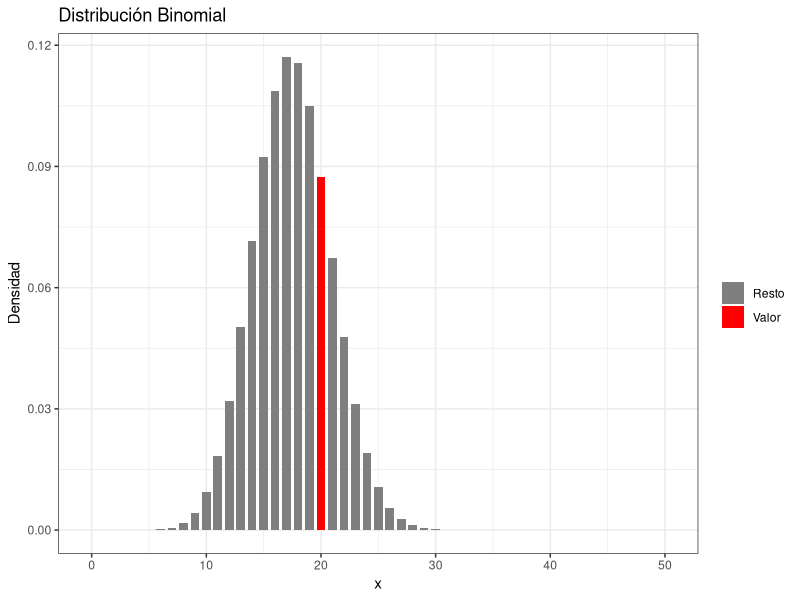
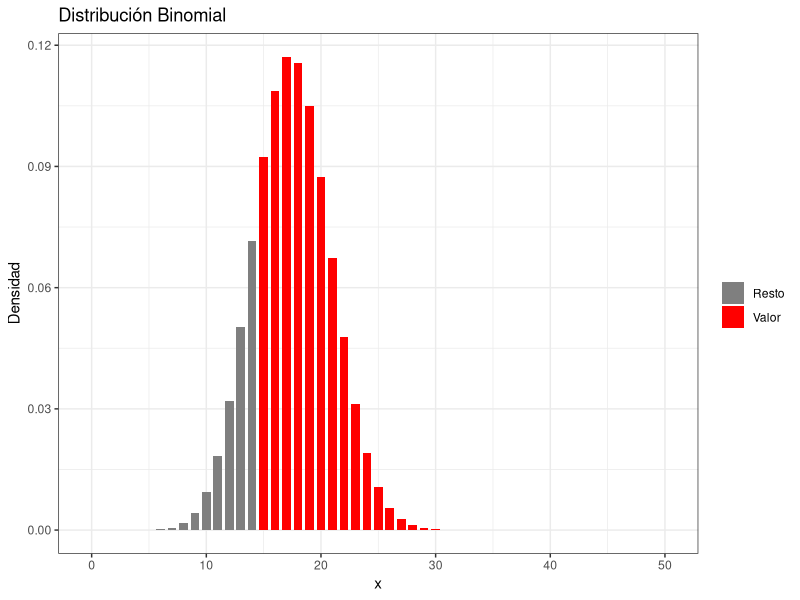
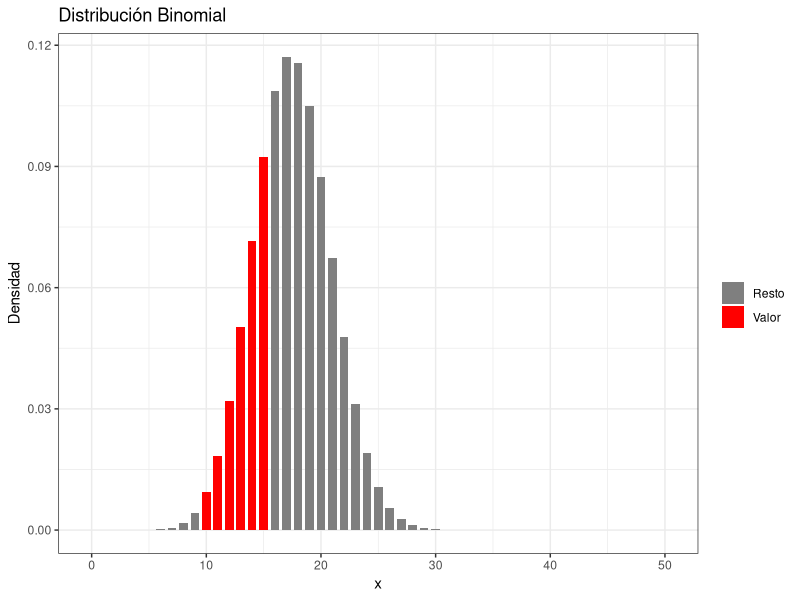
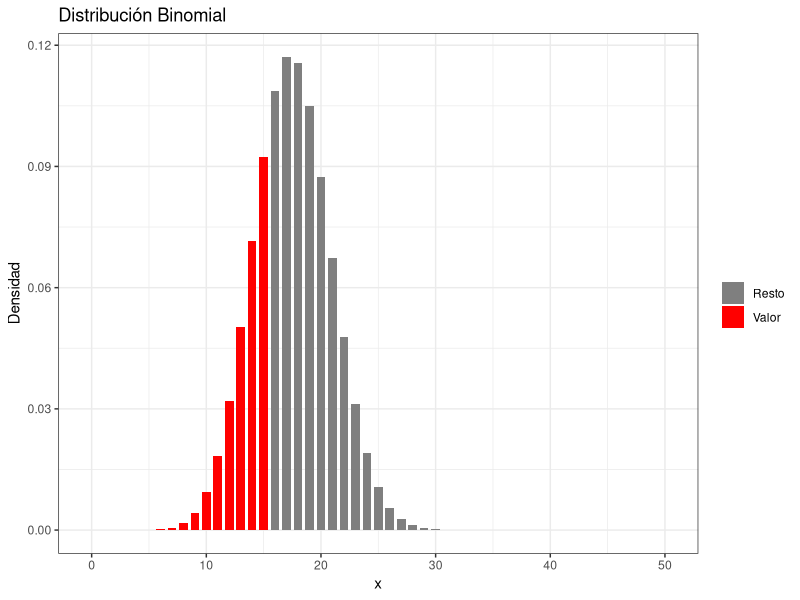
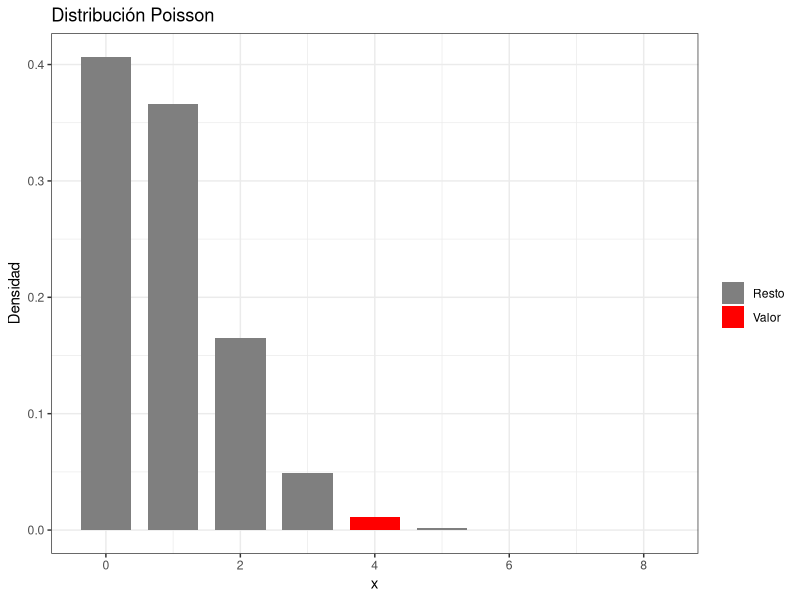
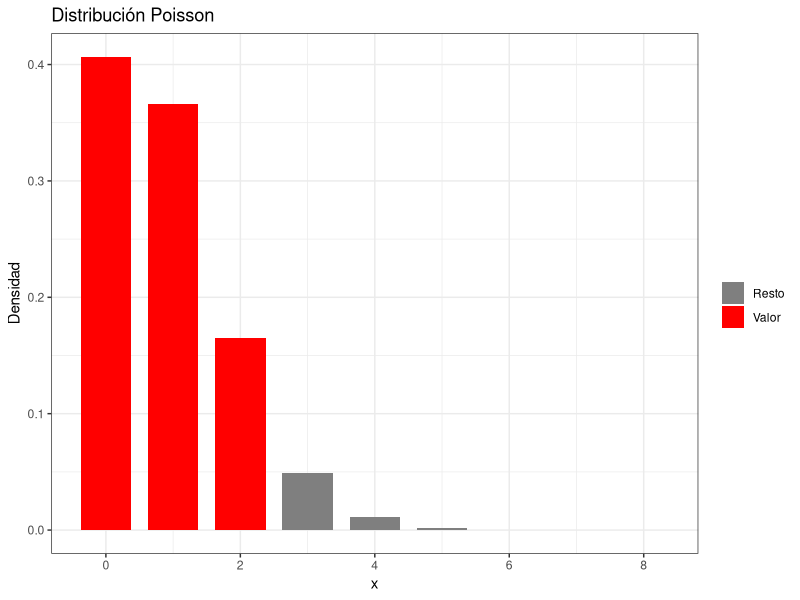
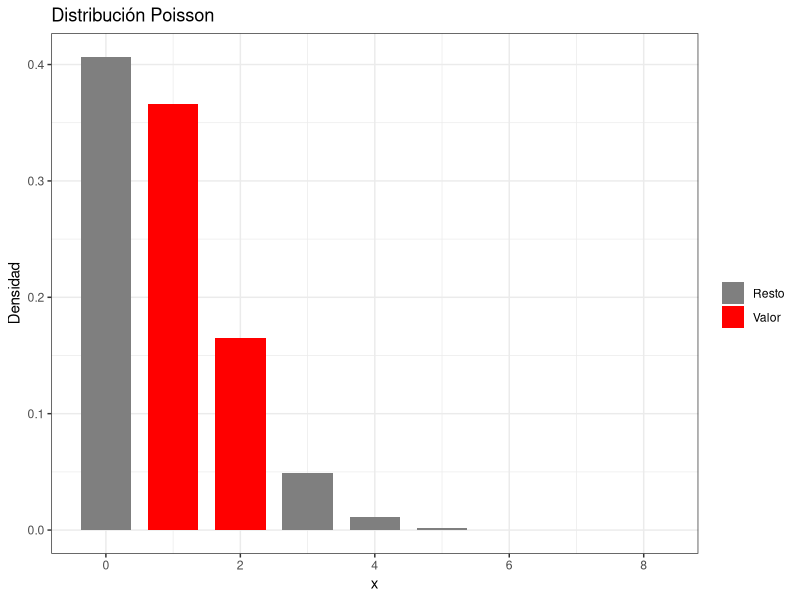
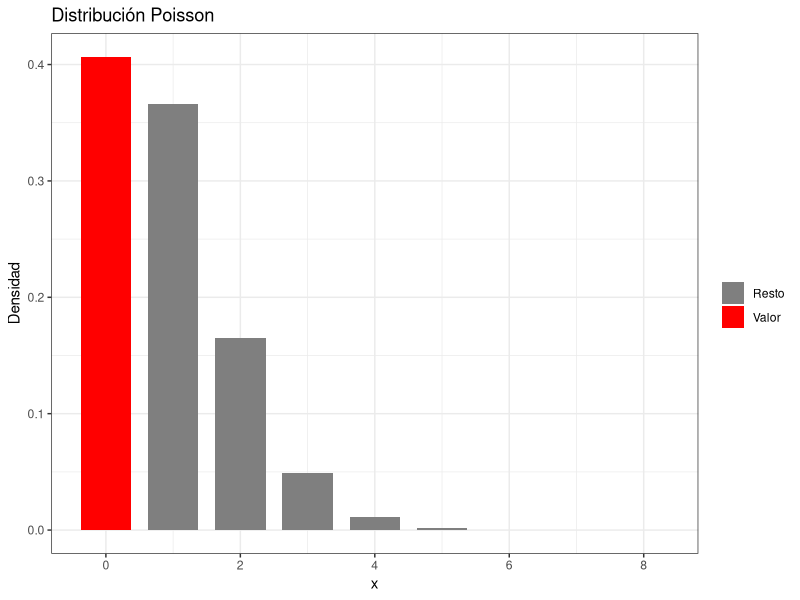

Write R code to recreate these figures, in order.
## ---- chunk 1
library(tidyverse)
library(ggplot2)
## ---- chunk 2
n = 50
p = 0.35
valor = 20
dbinom(valor, size = n, prob = p)
## ---- chunk 3
rango = 0:n
df = data.frame(x = rango, y = dbinom(rango, size = n, prob = p))
ggplot(df, aes(x = x, y = y, fill = factor(ifelse(x == valor, "Valor", "Resto")))) +
  geom_bar(stat = "identity", width = 0.75) + xlab("x") + ylab("Densidad") +
  ggtitle("Distribución Binomial") +
  scale_fill_manual(name = "", values = c("grey50", "red")) + theme_bw()
## ---- chunk 4
valor = 14
pbinom(valor, size = n, prob = p, lower.tail = FALSE)
## ---- chunk 5
1 - pbinom(valor, size = n, prob = p)
## ---- chunk 6
ggplot(df, aes(x = x, y = y, fill = factor(ifelse(x > valor, "Valor", "Resto")))) +
  geom_bar(stat = "identity", width=0.75) + xlab("x") + ylab("Densidad") +
  ggtitle("Distribución Binomial") +
  scale_fill_manual(name = "", values = c("grey50", "red")) + theme_bw()
## ---- chunk 7
valor1 = 15
valor2 = 9
pbinom(valor1, size = n, prob = p) - pbinom(valor2, size = n, prob = p)
## ---- chunk 8
ggplot(df, aes(x = x, y = y, fill = factor(ifelse(x >= valor2 + 1 & x <= valor1, "Valor", "Resto")))) +
  geom_bar(stat = "identity", width = 0.75) + xlab("x") + ylab("Densidad") +
  ggtitle("Distribución Binomial") +
  scale_fill_manual(name = "", values=c("grey50", "red")) + theme_bw()
## ---- chunk 9
a = 0.30
qbinom(a, size = n, prob = p)
## ---- chunk 10
ggplot(df, aes(x = x, y = y, fill = factor(ifelse(cumsum(y) <= a, "Valor", "Resto")))) +
  geom_bar(stat = "identity", width = 0.75) + xlab("x") + ylab("Densidad") +
  ggtitle("Distribución Binomial") +
  scale_fill_manual(name = "", values = c("grey50", "red")) + theme_bw()
## ---- chunk 11
rbinom(10, size = n, prob = p)
## ---- chunk 12
set.seed(1) #Se fija la semilla para producir los mismos valores
rbinom(10, size = n, prob = p)
set.seed(1)
rbinom(10, size = n, prob = p)
set.seed(2)
rbinom(10, size = n, prob = p)
## ---- chunk 13
lambda = 0.90
valor = 4
dpois(valor, lambda = lambda)
## ---- chunk 14
rango = 0:8
df = data.frame(x = rango, y = dpois(rango, lambda = lambda))
ggplot(df, aes(x = x, y = y, fill = factor(ifelse(x == valor, "Valor", "Resto")))) +
  geom_bar(stat = "identity", width = 0.75) + xlab("x") + ylab("Densidad") +
  ggtitle("Distribución Poisson") +
  scale_fill_manual(name = "", values=c("grey50", "red")) + theme_bw()
## ---- chunk 15
valor = 2
ppois(valor, lambda = lambda)
## ---- chunk 16
ggplot(df, aes(x = x, y = y, fill = factor(ifelse(x <= valor, "Valor", "Resto")))) +
  geom_bar(stat = "identity", width = 0.75) + xlab("x") + ylab("Densidad") +
  ggtitle("Distribución Poisson") +
  scale_fill_manual(name = "", values=c("grey50", "red")) + theme_bw()
## ---- chunk 17
valor1 = 2
valor2 = 0
ppois(valor1, lambda = lambda) - ppois(valor2, lambda = lambda)
## ---- chunk 18
ggplot(df, aes(x = x, y = y, fill = factor(ifelse(x >= valor2 + 1 & x <= valor1, "Valor", "Resto")))) +
  geom_bar(stat = "identity", width = 0.75) + xlab("x") + ylab("Densidad") +
  ggtitle("Distribución Poisson") +
  scale_fill_manual(name = "", values=c("grey50", "red")) + theme_bw()
## ---- chunk 19
a = 0.50
qpois(a, lambda = lambda)
## ---- chunk 20
ggplot(df, aes(x = x, y = y, fill = factor(ifelse(cumsum(y) <= a, "Valor", "Resto")))) +
  geom_bar(stat = "identity", width = 0.75) + xlab("x") + ylab("Densidad") +
  ggtitle("Distribución Poisson") +
  scale_fill_manual(name = "", values=c("grey50", "red")) + theme_bw()
## ---- chunk 21
r = 8
rpois(r, lambda = lambda)
## ---- chunk 22
media = 3
desv.tip = 0.30
valor1 = 3
valor2 = 2.8
pnorm(valor1, mean = media, sd = desv.tip) - pnorm(valor2, mean = media, sd = desv.tip)
## ---- chunk 23
rango = c(media - 3 * desv.tip, media + 3 * desv.tip)
ggplot(data.frame(x = rango), aes(x = rango)) +
  stat_function(fun = dnorm, n = 101, args = list(mean = media, sd = desv.tip)) +
  geom_area(stat = 'function', fun = dnorm, args = list(mean = media, sd = desv.tip), fill = 'red', xlim = c(valor2, valor1), alpha = 0.5) +
  ylab("Densidad") + ggtitle("Distribución Normal") + xlab("x") + theme_bw()
## ---- chunk 24
valor = 3.2
pnorm(valor, mean = media, sd = desv.tip, lower.tail = FALSE)
## ---- chunk 25
1 - pnorm(valor, media, sd = desv.tip)
## ---- chunk 26
rango = c(media - 3 * desv.tip, media + 3 * desv.tip)
ggplot(data.frame(x = rango), aes(x = rango)) +
  stat_function(fun = dnorm, n = 101, args = list(mean = media, sd = desv.tip)) +
  geom_area(stat = 'function',fun = dnorm, args = list(mean = media, sd = desv.tip), fill = 'red', xlim = c(valor, max(rango)), alpha = 0.5) +
  ylab("Densidad") + ggtitle("Distribución Normal") + xlab("x") + theme_bw()
## ---- chunk 27
valor = 3.2
pnorm(valor, mean = media, sd = desv.tip)
## ---- chunk 28
rango = c(media - 3 * desv.tip, media + 3 * desv.tip)
## ---- chunk 29
ggplot(data.frame(x = rango), aes(x = rango)) +
  stat_function(fun = dnorm, n = 101, args = list(mean = media, sd = desv.tip)) +
  geom_area(stat = 'function', fun = dnorm, args = list(mean = media, sd = desv.tip), fill = 'red', xlim = c(min(rango), valor), alpha = 0.5) +
  ylab("Densidad") + ggtitle("Distribución Normal") + xlab("x") + theme_bw()
## ---- chunk 30
a = 0.85
qnorm(a, mean = media, sd = desv.tip)
## ---- chunk 31
rango = c(media - 3 * desv.tip, media + 3 * desv.tip)
## ---- chunk 32
ggplot(data.frame(x = rango), aes(x = rango)) +
  stat_function(fun = dnorm, n = 101, args = list(mean = media, sd = desv.tip)) +
  geom_area(stat = 'function', fun = dnorm, args = list(mean = media, sd = desv.tip), fill = 'red', xlim = c(min(rango), qnorm(a, mean = media, sd = desv.tip)), alpha = 0.5) +
  geom_vline(xintercept = qnorm(a, mean = media, sd = desv.tip)) +
  ylab("Densidad") + ggtitle("Distribución Normal") + xlab("x") + theme_bw()
## ---- chunk 33
r = 15
rnorm(r, mean = media, sd = desv.tip)
## ---- chunk 34
set.seed(1)
num.aleatorios = sample(1:94, 40, replace = FALSE)
num.aleatorios = sort(num.aleatorios) #Ordenación de los valores
num.aleatorios
## ---- chunk 35
#library(foreign)
#osteo = read.spss("osteo.sav", to.data.frame = TRUE)
#osteo.muestra = osteo[num.aleatorios,]
#nrow(osteo.muestra)
## ---- chunk 36
#head(osteo.muestra)
